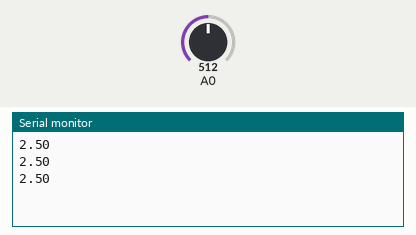
The sketch below on a simulated Arduino Uno, built with avr-gcc and run on an emulated ATmega328P. Shown: the last lines printed to the serial monitor. Inputs (shaded band) come from the test bench; at power-on: A0 = 512.

Above: at 1.4 s.
1.5 s: A0 set to 716
At 2.3 s:
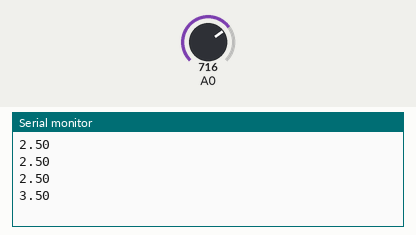
3.0 s: A0 set to 900
At 3.5 s:
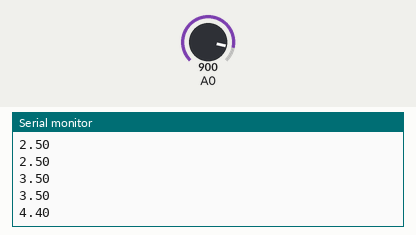
Timing chart, 0 to 6.0 s (numbered marks = the images above; inputs shaded):
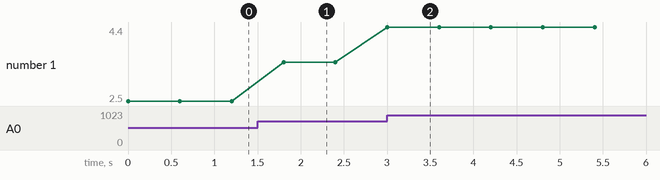

Measured:
- after the input at 1.5 s, the serial monitor: prints a new line after 0.30 s (image 1)
- after the input at 3.0 s, the serial monitor: prints a new line at once (image 2)
- plotted number 1: 2.5 → 3.5 after the input at 1.5 s, 3.5 → 4.4 after the input at 3.0 s

The sketch:

sketch_oct11a.ino
```cpp
void setup() {
Serial.begin(9600) ; // パソコンとシリアル通信の準備を行う
}
void loop() {
double ans ;


ans = analogRead(0) ; // アナログ０番ピンから可変抵抗の値を読み込む

ans = ans*5/1023; //0-1023の値から，電圧の値に変換


Serial.println(ans) ; // 読み取った値をパソコン(ＩＤＥ)に送る

delay(600) ; // 約１秒間隔で処理を繰り返し実行させる

}
```
